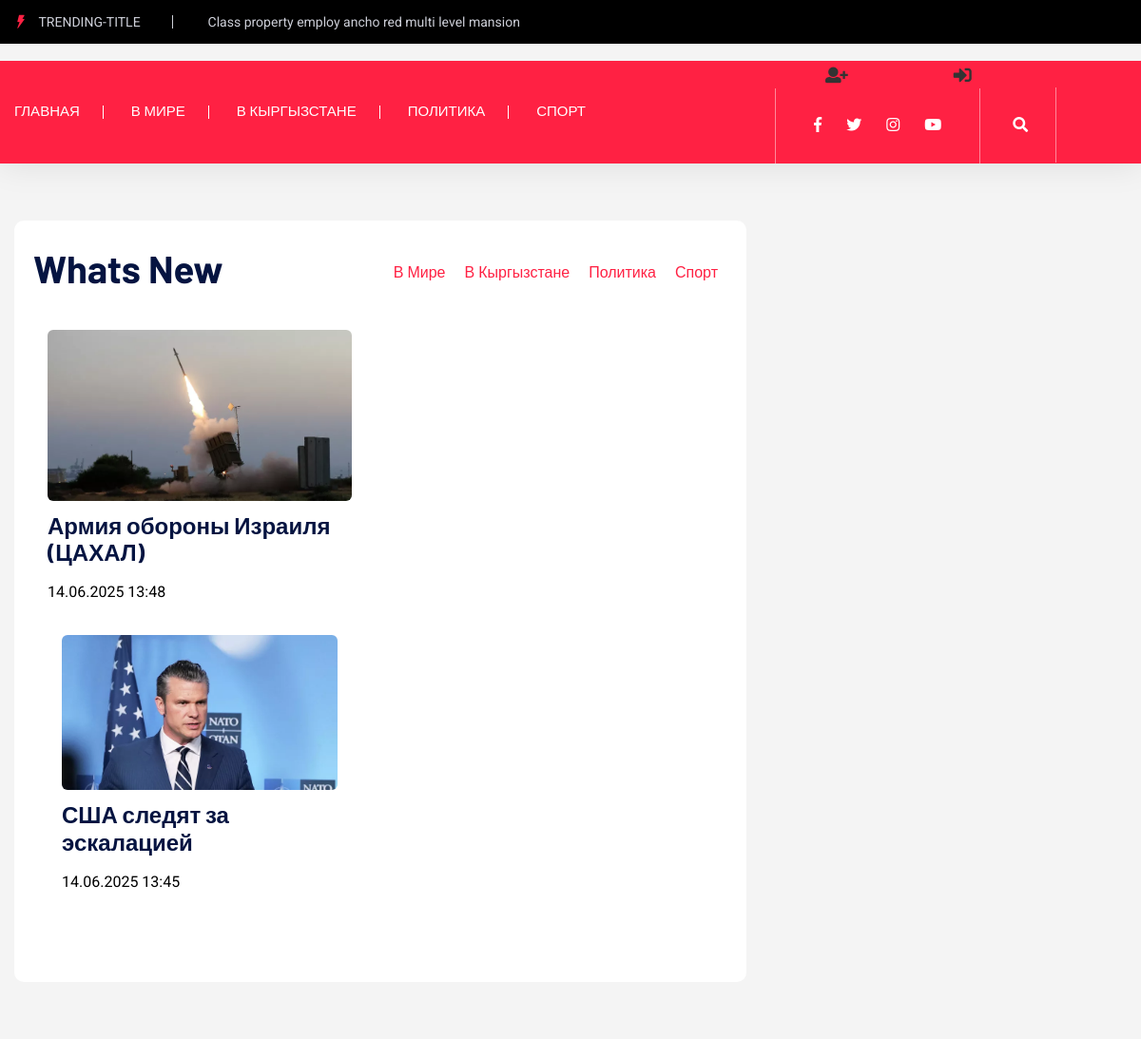
The page /category/vmire/ on the database as committed earlier.
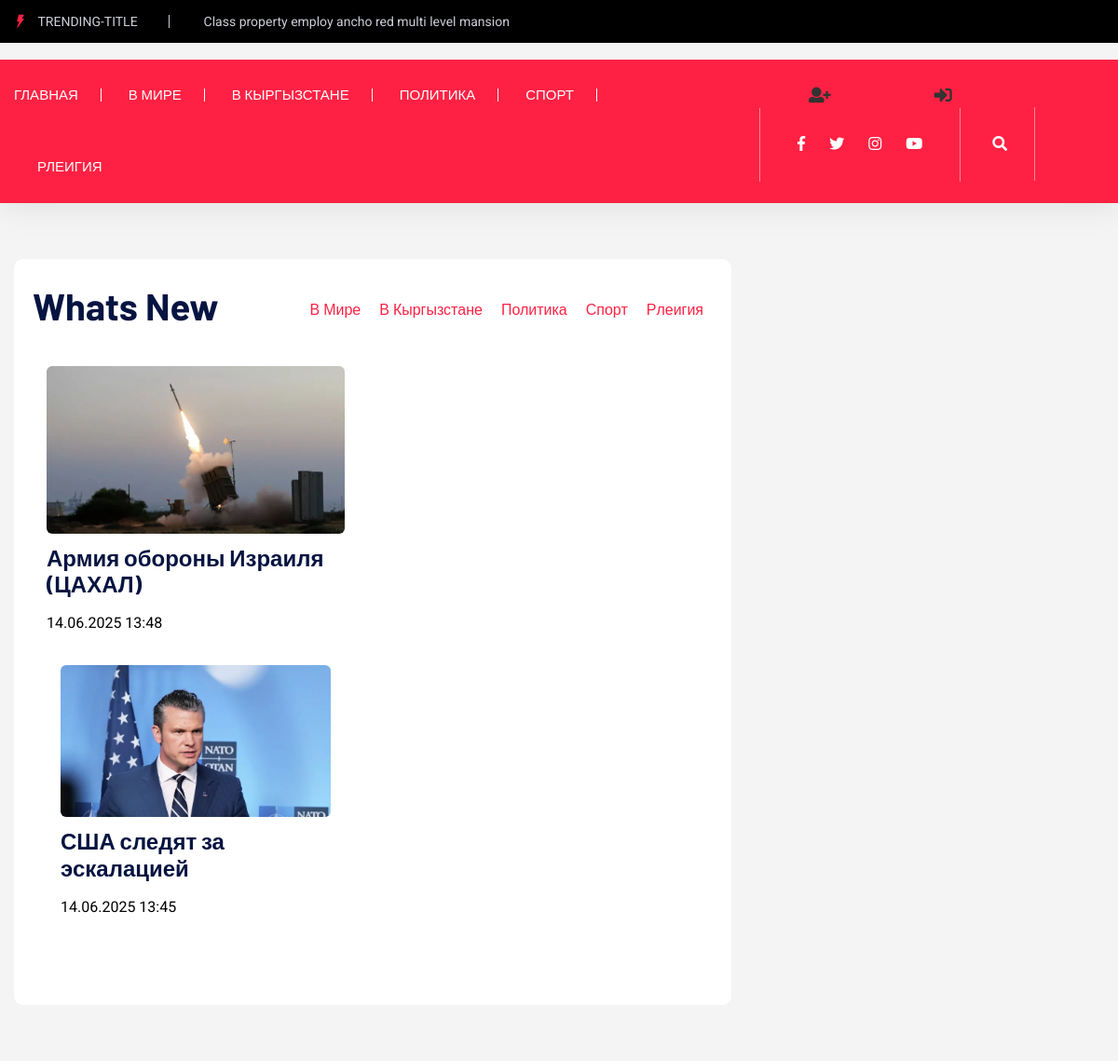
The same page on the database as committed later.
### main/models.py (models this page shows, shortened)
class Category(models.Model):
    name = models.CharField(max_length=100)
    slug = models.SlugField(unique=True, blank=True)

class News(models.Model):
    title = models.CharField(max_length=255, verbose_name='Заголовок')
    slug = models.SlugField(unique=True, blank=True, verbose_name='URL')
    content = models.TextField(max_length=1400, verbose_name='Контент')
    image = models.ImageField(upload_to='news/', blank=True, null=True, verbose_name='Изображение')
    published_date = models.DateTimeField(auto_now_add=True)
    category = models.ForeignKey(Category, on_delete=models.CASCADE)

### main/views.py (the view)
# urls.py: path('category/<slug:slug>/', views.category_view, name='category'),
def category_view(request, slug):
    categories = Category.objects.all()
    category = get_object_or_404(Category, slug=slug)
    news_list = News.objects.filter(
    category=category,
    slug__isnull=False).exclude(slug='').order_by('-published_date')
    return render(request, 'main/category.html', {'category': category, 'news_list': news_list, 'categories': categories})

### main/templates/main/category.html
{% extends 'main/base.html' %}
{% load static %}
{% block content %}
    <div class="about-area2 gray-bg pt-60 pb-60">
        <div class="container">
                <div class="row">
                <div class="col-lg-8">
                    <div class="whats-news-wrapper">
                            <div class="row justify-content-between align-items-end mb-15">
                                <div class="col-xl-4">
                                    <div class="section-tittle mb-30">
                                        <h3>Whats New</h3>
                                    </div>
                                </div>
                                <div class="col-xl-8 col-md-9">
                                    <div class="properties__button">
                                        <nav>
                                            <div class="nav nav-tabs" id="nav-tab" role="tablist">
                                                {% for cat in categories %}
                                                <a class="nav-item nav-link active" id="nav-home-tab" data-toggle="tab" href="{% url 'main:category' cat.slug %}" role="tab" aria-controls="nav-home" aria-selected="true">{{ cat.name }}</a>
                                                {% endfor %}
                                            </div>
                                        </nav>
                                    </div>
                                </div>
                            </div>
                            <div class="row">
                                <div class="col-12">
                                    <div class="tab-content" id="nav-tabContent">
                                        <div class="tab-pane fade show active" id="nav-home" role="tabpanel" aria-labelledby="nav-home-tab">
                                            <div class="row">
                                                <div class="col-xl-6 col-lg-6 col-md-6">
                                                    {% for news in news_list %}
                                                    <div class="whats-news-single mb-40 mb-40">
                                                        <div class="whates-img">
                                                            {% if news.image %}
                                                            <img src="{{ news.image.url }}" alt="">
                                                            {% endif %}
                                                        </div>
                                                        <div class="whates-caption whates-caption2">
                                                            <h4><a href="{% url 'main:news_detail' news.slug %}">{{ news.title }}</a></h4>
                                                            <p>{{ news.published_date|date:"d.m.Y H:i" }}</p>
                                                            <p><a href="{% url 'main:news_detail' news.slug %}">Подробно</a></p>
                                                        </div>
                                                        {% endfor %}
                                                    </div>
                                                </div>
                                    </div>
{% endblock %}

### main/templates/main/base.html (shortened to what the changed rows need)
{% load static %}
<!doctype html>
<html class="no-js" lang="zxx">
<head>
    <link rel="stylesheet" href="https://cdnjs.cloudflare.com/ajax/libs/font-awesome/5.15.4/css/all.min.css">
    <link rel="stylesheet" href="{% static 'assets/css/bootstrap.min.css' %}">
    <link rel="stylesheet" href="{% static 'assets/css/owl.carousel.min.css' %}">
    <link rel="stylesheet" href="{% static 'assets/css/ticker-style.css' %}">
    <link rel="stylesheet" href="{% static 'assets/css/flaticon.css' %}">
    <link rel="stylesheet" href="{% static 'assets/css/slicknav.css' %}">
    <link rel="stylesheet" href="{% static 'assets/css/animate.min.css' %}">
    <link rel="stylesheet" href="{% static 'assets/css/magnific-popup.css' %}">
    <link rel="stylesheet" href="{% static 'assets/css/fontawesome-all.min.css' %}">
    <link rel="stylesheet" href="{% static 'assets/css/themify-icons.css' %}">
    <link rel="stylesheet" href="{% static 'assets/css/slick.css' %}">
    <link rel="stylesheet" href="{% static 'assets/css/nice-select.css' %}">
    <link rel="stylesheet" href="{% static 'assets/css/style.css' %}">
    <link rel="stylesheet" href="{% static 'assets/css/style.css' %}" href="https://cdnjs.cloudflare.com/ajax/libs/font-awesome/6.4.0/css/all.min.css">
</head>
<body>
    <div class="header-area">
        <div class="main-header">
            <div class="header-bottom header-sticky">
                <div class="container">
                    <div class="row align-items-center">
                        <div class="col-xl-8 col-lg-8 col-md-12 header-flex">
                            <div class="main-menu d-none d-md-block">
                                <nav>
                                    <ul>
                                        {% for cat in categories %}
                                        <li><a href="{% url 'main:category' cat.slug %}">{{ cat.name }}</a></li>
                                        {% endfor %}
                                    </ul>
                                </nav>
                            </div>
                        </div>
                    </div>
                </div>
            </div>
        </div>
    </div>
    <main>
        {% block content %}
        {% endblock %}
    </main>

Rows that differ between the two databases and show on the page:
added Category: name "РЛЕИГИЯ", name "Рлеигия"
